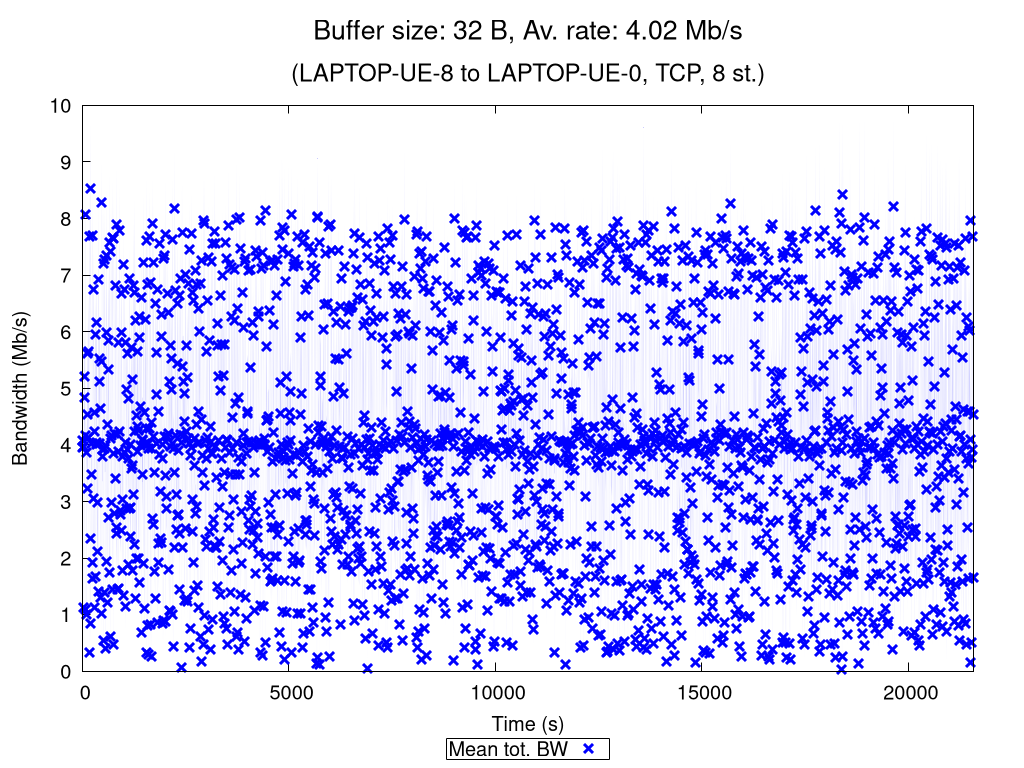

Write gnuplot code to recreate this figure.
set terminal pngcairo nocrop enhanced size 1024,768 font "Verdana,15"
set output "TCP_8_st_2020_12_05_00-21-22_two2one_00032B.png"

set title "{/=20 Buffer size: 32 B, Av. rate: 4.02 Mb/s}\n\n{/=18 (LAPTOP-UE-8 to LAPTOP-UE-0, TCP, 8 st.)}"

set xlabel "Time (s)"
set ylabel "Bandwidth (Mb/s)"
set ytics nomirror
set key bmargin center horizontal box samplen 1 width -1
set bmargin 4.6
set rmargin 4.5

rf = 1000000.0  # rate factor
set style fill transparent solid 0.2 noborder
set autoscale xfix
plot "TCP_8_st_2020_12_05_00-21-22_two2one_00032B_iperf_processed.dat" using 1:($2/rf-$3/rf):($2/rf+$3/rf) with filledcurves lc rgb "blue" notitle, \
     "" using 1:($2/rf) with points pt 2 ps 1.5 lw 3 lc rgb "blue" title "Mean tot. BW", \
